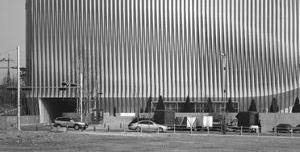
%> input picture Image_processing/building.jpg, 300 x 152 px
$ octave TFD.m   (GNU Octave 9; MATLAB toolbox functions it lacks are replaced by stand-ins)
%> lines starting %> are read from the running program, lines starting %| are printed output that depends on the picture
clear, close all

A=imread('building.jpg');
%> A is the input picture: size 152x300 uint8; min 0, max 255, mean 130.9
figure, image(A)
colormap(gray(256))
[h,w]=size(A);
%> h = 152; w = 300
B=log10(abs(fft2(A)));
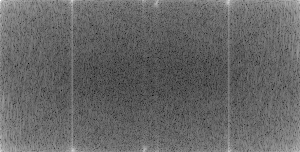
%> B: size 152x300 double; min 0.787, max 6.78, mean 3.19; drawn with min black and max white
fx=linspace(0,1-1/w,w);
%> fx = 300 values from 0 to 0.997
fy=linspace(0,1-1/h,h);
%> fy = 152 values from 0 to 0.993
figure, imagesc(fx,fy,B);
colormap(jet(256))
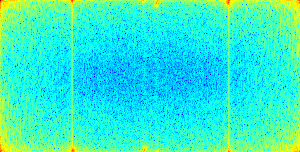
%> displayed picture: size 152x300x3, on the screen's scale of 0 to 255; mean R, G, B 47.5, 236.4, 207.4
% si w et h pairs
fx=linspace(-0.5,0.5-1/w,w);
%> fx = 300 values from -0.5 to 0.497
fy=linspace(-0.5,0.5-1/h,h);
%> fy = 152 values from -0.5 to 0.493
figure
imagesc(fx,fy,fftshift(B));

colormap(jet(256))
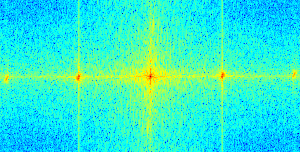
%> displayed picture: size 152x300x3, on the screen's scale of 0 to 255; mean R, G, B 47.5, 236.4, 207.4; mean of the top-left, top-right, bottom-left and bottom-right quarters 163.8, 163.6, 163.7, 164

$ run again, with Image_processing/pcb.jpg copied over Image_processing/building.jpg
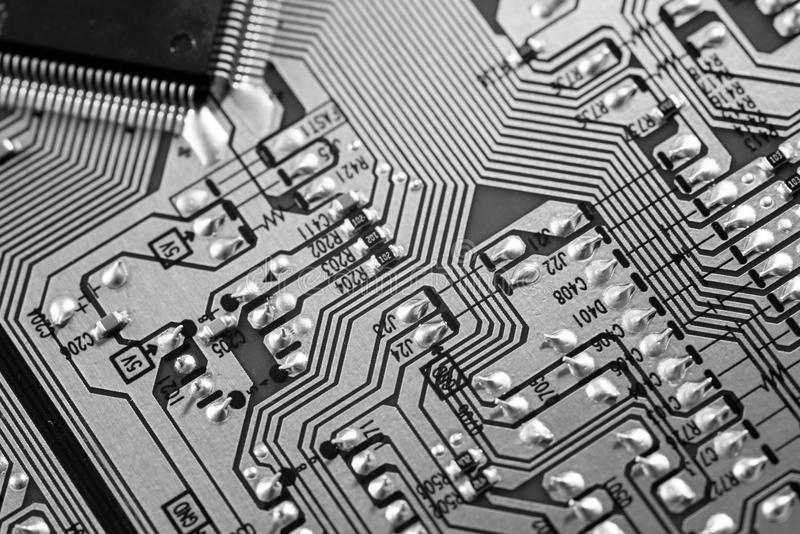
%> input picture Image_processing/pcb.jpg, 800 x 534 px
%> A is the input picture: size 534x800 uint8; min 0, max 255, mean 129.4
%> `B=log10(abs(fft2(A)));`:
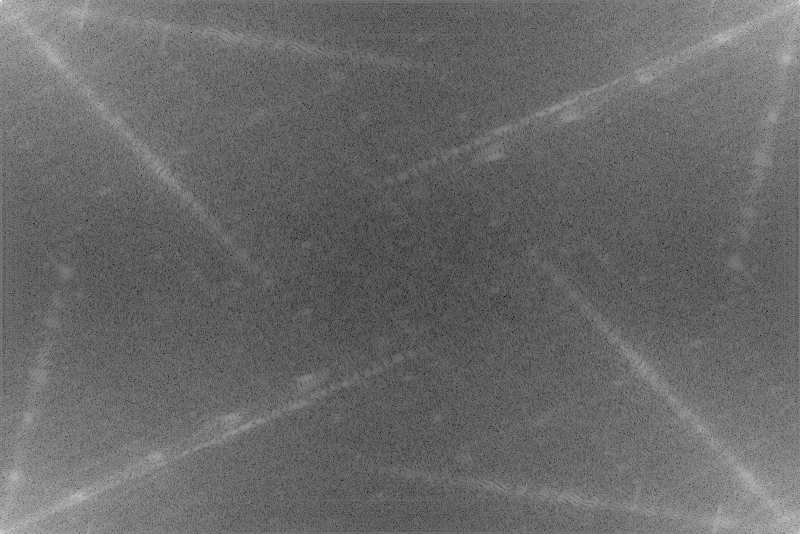
%> B: size 534x800 double; min 0.886, max 7.74, mean 3.72; drawn with min black and max white
%> `colormap(jet(256))`:
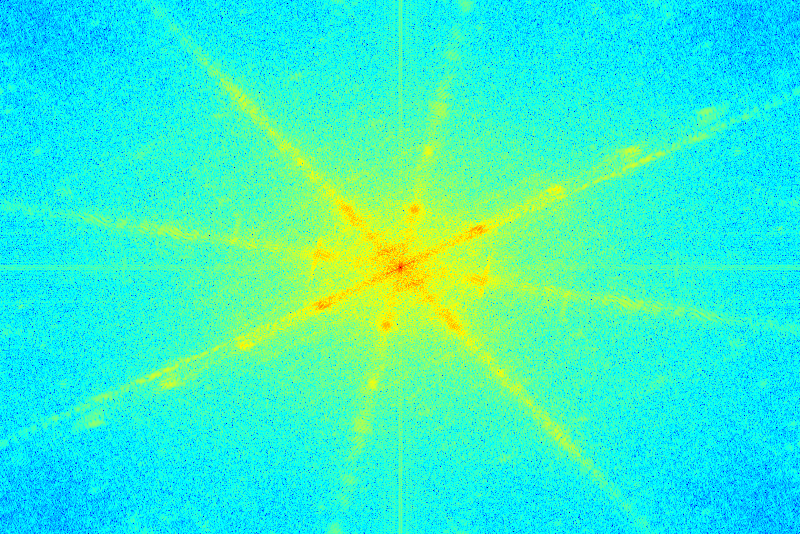
%> displayed picture: size 534x800x3, on the screen's scale of 0 to 255; mean R, G, B 53, 242.3, 202; mean of the top-left, top-right, bottom-left and bottom-right quarters 165.8, 165.7, 165.7, 165.8
